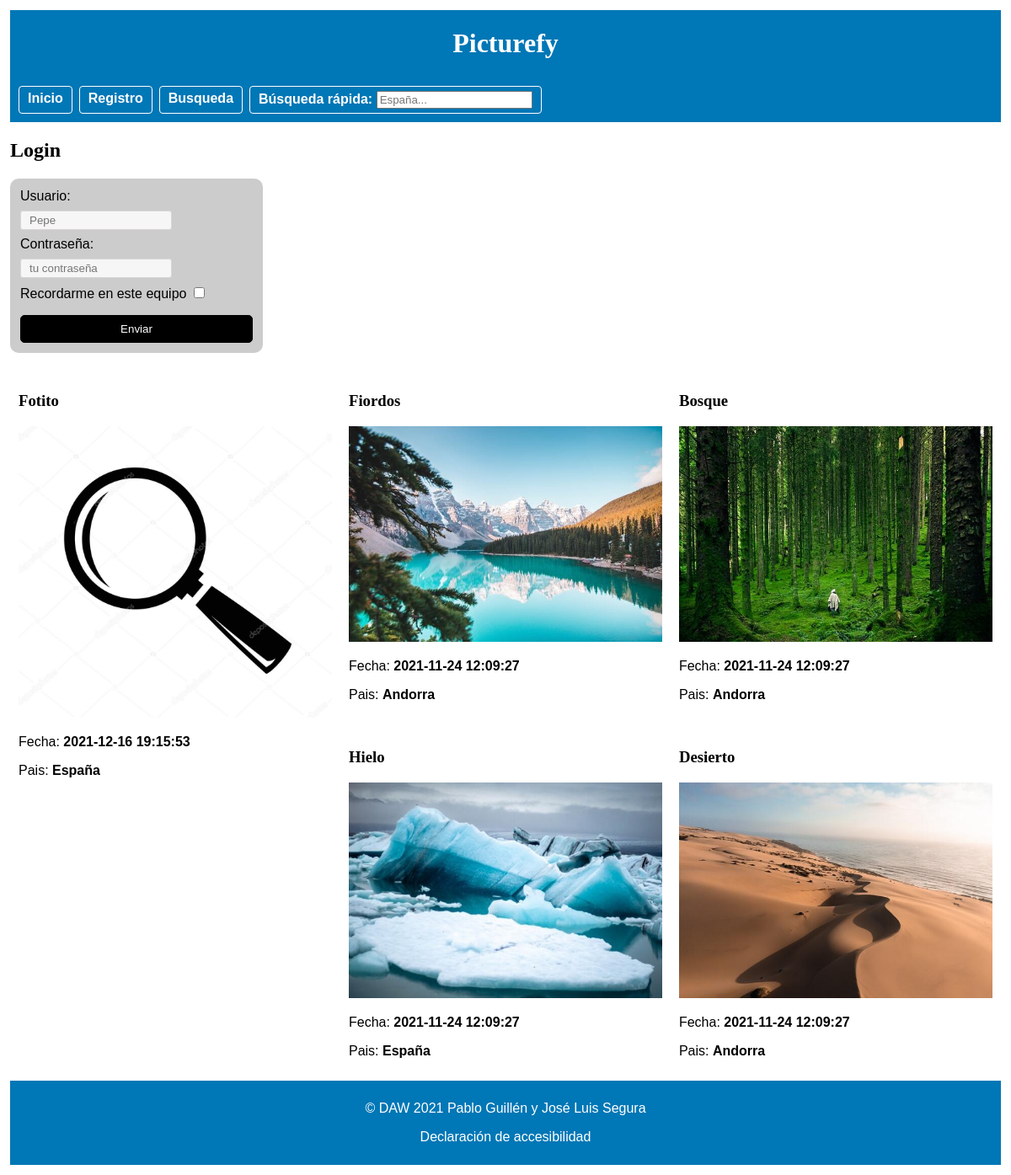
/php/index.php, run on the app's committed database.
### tables this page shows
CREATE TABLE `fotos` (
  `IdFoto` int(11) NOT NULL,
  `Titulo` text NOT NULL,
  `Descripcion` text NOT NULL,
  `Fecha` date DEFAULT NULL COMMENT 'fecha en la que fue tomada la foto',
  `Pais` int(11) DEFAULT NULL COMMENT ' país en el que se tomo la foto',
  `Album` int(11) NOT NULL,
  `Fichero` text NOT NULL COMMENT ' contiene el nombre y quizás la ruta del fichero que almacena la foto',
  `Alternativo` text NOT NULL COMMENT 'texto alternativo\r\npara ser empleado con el atributo alt de HTML',
  `FRegistro` datetime NOT NULL COMMENT ' fecha de registro en el sistema de la foto, se emplea para\r\nmostrar las últimas cinco fotos subidas en la página principal'
);

CREATE TABLE `paises` (
  `IdPais` int(11) NOT NULL,
  `NomPais` text NOT NULL
);

### php/index.php (the view, shortened to what this page needs)
<?php
require_once("cabecera.php");
require_once("inicio.inc");
?>
<main>
    <?php
    if (!isset($_COOKIE['usuario'])) {
    ?>
        <section>
            <h2 id="logintext">Login</h2>
            <form action="../php/controlAcceso.php" method="POST" id="login">
                <label for="user">Usuario:</label><br>
                <input type="text" id="user" name="user" placeholder="Pepe"><br>
                <label for="password">Contraseña:</label><br>
                <input type="password" id="password" name="password" placeholder="tu contraseña"><br>
                <label for="save">Recordarme en este equipo <input type="checkbox" name="save" id="save"></label><br>
                <input class="enviar" type="submit" value="Enviar" />
            </form>
        </section>
        <br>
        <section>
        <?php
        $link = @mysqli_connect(
            'localhost',
            'root',
            '',
            'pibd'
        );
        $sentencia = "SELECT * FROM fotos ORDER BY FRegistro DESC";
        if (!($resultado = @mysqli_query($link, $sentencia))) {
            echo '<p>Error al ejecutar la sentencia <b>$sentencia</b>: ' . mysqli_error($link);
            echo '</p>';
            exit;
        }
        $cont = 0;
        while ($fila = mysqli_fetch_assoc($resultado)) {
            if ($cont < 5) {
                $cont++;
                echo "<div class='img-container'>";
                echo "<h3><strong>" .  $fila['Titulo'] . "</strong></h3>";
                echo "<a href='detallePub.php?mail=" . $fila['IdFoto'] . "'><img src=" . $fila['Fichero'] . "weight='200' height='144'" . $fila['Alternativo'] . "></a>";
                echo "<p>Fecha: <strong>" .  $fila['FRegistro'] . "</strong></p>";
                $paisin = $fila['Pais'];
                $sentenciain = "SELECT NomPais FROM paises WHERE IdPais = $paisin";
                $resultadoin = @mysqli_query($link, $sentenciain);
                if (!($resultadoin = @mysqli_query($link, $sentenciain))) {
                    echo '<p>Error al ejecutar la sentencia <b>$sentenciain</b>: ' . mysqli_error($link);
                    echo '</p>';
                    exit;
                }
                while ($filain = mysqli_fetch_assoc($resultadoin)) {
                    echo "<p>Pais: <strong> " .   $filain['NomPais']  . "</strong></p>";
                }
                echo "</div>";
            }
        }
    } else {
        header("Location: ../php/indexlog.php");
    }
        ?>
</main>
<?php
require_once("pie.inc");
?>

### php/cabecera.php (shortened to what this page needs)
<!DOCTYPE html>
<html lang="es">
<head>
  <?php
  if(isset($_SESSION['acceso'])){
    if(isset($_SESSION['name']) && $fila['Estilo']==1){
    ?>
      <link href="../CSS/minimum.css" rel="stylesheet" type="text/css" media="screen and (max-width: 480px)" />
      <link href="../CSS/medium.css" rel="stylesheet" type="text/css" media="screen and (min-width: 481px) and (max-width: 1024px)" />
      <link href="../CSS/maximum.css" rel="stylesheet" type="text/css" media="screen and (min-width: 1025px)" />
      <link rel="stylesheet" type="text/css" href="../CSS/dark.css" title="Modo noche" />
    <?php
    }
      else if(isset($_SESSION['name']) && $fila['Estilo'] == 2){
    ?>
      <link href="../CSS/minimum.css" rel="stylesheet" type="text/css" media="screen and (max-width: 480px)" />
      <link href="../CSS/medium.css" rel="stylesheet" type="text/css" media="screen and (min-width: 481px) and (max-width: 1024px)" />
      <link href="../CSS/maximum.css" rel="stylesheet" type="text/css" media="screen and (min-width: 1025px)" />
      <link rel="stylesheet" type="text/css" href="../CSS/altoContraste.css" />
    <?php
    }
      else if (isset($_SESSION['name']) && $fila['Estilo'] == 3) {
    ?>
      <link href="../CSS/minimum.css" rel="stylesheet" type="text/css" media="screen and (max-width: 480px)" />
      <link href="../CSS/medium.css" rel="stylesheet" type="text/css" media="screen and (min-width: 481px) and (max-width: 1024px)" />
      <link href="../CSS/maximum.css" rel="stylesheet" type="text/css" media="screen and (min-width: 1025px)" />
      <link rel="stylesheet" type="text/css" href="../CSS/accesible.css"/>
    <?php
    }
      else if (isset($_SESSION['name']) && $fila['Estilo'] == 4) {
    ?>
      <link href="../CSS/minimum.css" rel="stylesheet" type="text/css" media="screen and (max-width: 480px)" />
      <link href="../CSS/medium.css" rel="stylesheet" type="text/css" media="screen and (min-width: 481px) and (max-width: 1024px)" />
      <link href="../CSS/maximum.css" rel="stylesheet" type="text/css" media="screen and (min-width: 1025px)" />
      <link rel="stylesheet" type="text/css" href="../CSS/letraGrande.css" title="Modo noche" />
    <?php
    }
  }else{
    ?>
    <link href="../CSS/minimum.css" rel="stylesheet" type="text/css" media="screen and (max-width: 480px)" />
    <link href="../CSS/medium.css" rel="stylesheet" type="text/css" media="screen and (min-width: 481px) and (max-width: 1024px)" />
    <link href="../CSS/maximum.css" rel="stylesheet" type="text/css" media="screen and (min-width: 1025px)" />
  <?php
  }
  ?>
  <link rel="stylesheet" type="text/css" href="../CSS/print.css" media="print" />
  <link rel="stylesheet" type="text/css" href="../CSS/menu2.css" />
  <link rel="stylesheet" href="fontello-b5197392/css/fontello-embedded.css">
</head>

### php/inicio.inc (shortened to what this page needs)
<body>
    <header>
        <h1>Picturefy</h1>
    </header>
    <nav class="menu">
        <ul>
            <li><a href="../php/index.php" class="enlace">Inicio</a></li>
            <li><a href="../php/registro.php" class="enlace">Registro</a></li>
            <li><a href="../php/busqueda.php" class="enlace">Busqueda</a></li>
            <li>
                <form action="../php/resultadoBusqueda.php" method="GET">
                    <label for="brapida">Búsqueda rápida:</label>
                    <input type="search" id="brapida" name="brapida" placeholder="España...">
                </form>
            </li>
        </ul>
    </nav>

### php/pie.inc
    <footer>
        <p>&copy; DAW <time datetime="2021">2021</time> Pablo Guillén y José Luis Segura</p>
        <p>
            <a href="../php/accesibilidad.php">Declaración de accesibilidad</a>
        </p>
    </footer>
</body>
</html>

### CSS/minimum.css (style rules this page uses)
.img-container { float: left; width: 100%; padding: 10px; }
.col-25, .col-75, input[type=submit] { width: 100%; margin-top: 0; }

### CSS/medium.css (style rules this page uses)
.img-container { float: left; width: 50%; padding: 10px; }
.col-25, .col-75, input[type=submit] { width: 100%; margin-top: 0; }

### CSS/maximum.css (style rules this page uses)
.img-container { float: left; width: 33.33%; padding: 10px; }

### CSS/menu2.css (style rules this page uses)
* { box-sizing: border-box; }
@media all and (min-width:650px) { body>nav>ul { left: 0; display: flex; } }

### CSS/print.css (style rules this page uses)
p, ul, li, label { font-family: sans-serif; font-size: 12pt; }
img { filter: grayscale(100%); }
a:link, a:visited, a:active { text-decoration: blue; text-decoration: underline red; font-size: 16pt; }
nav, aside, form { display: none; }
#logintext { display: none; }
ul, img, table { page-break-inside: avoid; }

### CSS/estilo.css (style rules this page uses)
* { box-sizing: border-box; }
:root { --main-color: #0077b6; --main-color-oscuro: #012b63; --main-color-contraste: rgb(7, 7, 124); --background-color: rgb(255, 255, 255); --dark-background: #030303; --color-claro: rgb(204, 202, 202); }
img { width: 100%; height: auto; }
ul { list-style: none; }
a:link, a:visited, a:active { text-decoration: none; }
p, ul, li, label { font-family: Helvetica, Arial, sans-serif; }
header { background-color: var(--main-color); text-align: center; color: white; flex: 0 0 auto; position: relative; }
body>nav>ul>li>a { color: white; }
body>nav>ul>li>form>label { color: white; }
body>nav>ul { display: inline-block; padding: 10px 10px; margin: 0; font-weight: bold; background-color: var(--main-color); position: relative; left: -110%; transition: left .5s; }
body>nav>ul>li { padding: 5px 10px; border: 1px solid rgb(255, 255, 255); border-radius: 4px; text-align: center; margin-right: 0.5em; }
body { display: flex; flex-direction: column; height: 100%; margin: 0.75em; }
body>footer { padding: 1em; background-color: var(--main-color); color: white; }
body>footer>p { padding: .5em; margin: 0vmin; text-align: center; }
body>footer>p>a { color: white; }
#login { width: 300px; padding: 12px; border-radius: 10px; background-color: #ccc; }
form input[type="text"], form input[type="email"], form input[type="date"], form input[type="number"], form input[type="password"] { width: 180px; padding: 3px 10px; border: 1px solid #dad5d5; border-radius: 3px; background-color: #f6f6f6; margin: 8px 0; display: inline-block; }
.enviar { width: 100%; padding: 8px 16px; margin-top: 16px; border: 1px solid #000; border-radius: 5px; display: block; color: #fff; background-color: #000; }

### data on the page
fotos: Titulo "Fotito", shows a picture, FRegistro "2021-12-16 19:15:53"
paises: NomPais "España"
fotos: Titulo "Fiordos", shows a picture, FRegistro "2021-11-24 12:09:27"
paises: NomPais "Andorra"
fotos: Titulo "Bosque", shows a picture, FRegistro "2021-11-24 12:09:27"
fotos: Titulo "Hielo", shows a picture, FRegistro "2021-11-24 12:09:27"
fotos: Titulo "Desierto", shows a picture, FRegistro "2021-11-24 12:09:27"
